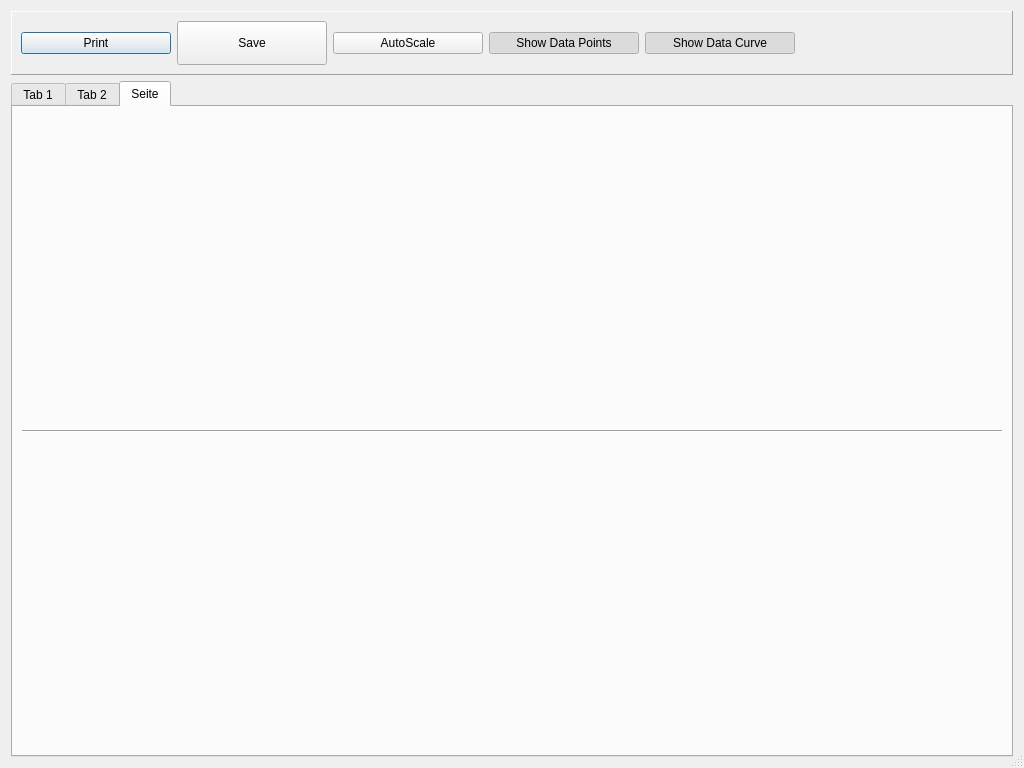
<?xml version="1.0" encoding="UTF-8"?>
<ui version="4.0">
 <class>Plot</class>
 <widget class="QDialog" name="Plot">
  <property name="geometry">
   <rect>
    <x>0</x>
    <y>0</y>
    <width>1024</width>
    <height>768</height>
   </rect>
  </property>
  <property name="minimumSize">
   <size>
    <width>800</width>
    <height>600</height>
   </size>
  </property>
  <property name="windowTitle">
   <string>Dialog</string>
  </property>
  <property name="sizeGripEnabled">
   <bool>true</bool>
  </property>
  <layout class="QVBoxLayout" name="verticalLayout">
   <item>
    <widget class="QFrame" name="frame">
     <property name="frameShape">
      <enum>QFrame::Panel</enum>
     </property>
     <property name="frameShadow">
      <enum>QFrame::Raised</enum>
     </property>
     <layout class="QHBoxLayout" name="horizontalLayout">
      <item>
       <widget class="QPushButton" name="pbPrint">
        <property name="minimumSize">
         <size>
          <width>150</width>
          <height>0</height>
         </size>
        </property>
        <property name="text">
         <string>Print</string>
        </property>
        <property name="icon">
         <iconset resource="Pics.qrc">
          <normaloff>:/new/Icons/pics/Print.png</normaloff>:/new/Icons/pics/Print.png</iconset>
        </property>
        <property name="iconSize">
         <size>
          <width>35</width>
          <height>35</height>
         </size>
        </property>
       </widget>
      </item>
      <item>
       <widget class="QPushButton" name="pbSave">
        <property name="minimumSize">
         <size>
          <width>150</width>
          <height>44</height>
         </size>
        </property>
        <property name="text">
         <string>Save</string>
        </property>
        <property name="icon">
         <iconset resource="Pics.qrc">
          <normaloff>:/new/Icons/pics/Save.png</normaloff>:/new/Icons/pics/Save.png</iconset>
        </property>
        <property name="iconSize">
         <size>
          <width>30</width>
          <height>30</height>
         </size>
        </property>
       </widget>
      </item>
      <item>
       <widget class="QPushButton" name="pbAutoScale">
        <property name="minimumSize">
         <size>
          <width>150</width>
          <height>0</height>
         </size>
        </property>
        <property name="text">
         <string>AutoScale</string>
        </property>
        <property name="icon">
         <iconset resource="Pics.qrc">
          <normaloff>:/new/Icons/pics/AutoScale.png</normaloff>:/new/Icons/pics/AutoScale.png</iconset>
        </property>
        <property name="iconSize">
         <size>
          <width>35</width>
          <height>35</height>
         </size>
        </property>
       </widget>
      </item>
      <item>
       <widget class="QPushButton" name="pbShowDatapoints">
        <property name="minimumSize">
         <size>
          <width>150</width>
          <height>0</height>
         </size>
        </property>
        <property name="text">
         <string>Show Data Points</string>
        </property>
        <property name="icon">
         <iconset resource="Pics.qrc">
          <normaloff>:/new/Icons/pics/DoNotShowCurve.png</normaloff>:/new/Icons/pics/DoNotShowCurve.png</iconset>
        </property>
        <property name="iconSize">
         <size>
          <width>35</width>
          <height>35</height>
         </size>
        </property>
        <property name="checkable">
         <bool>true</bool>
        </property>
        <property name="checked">
         <bool>true</bool>
        </property>
       </widget>
      </item>
      <item>
       <widget class="QPushButton" name="pbShowCurve">
        <property name="minimumSize">
         <size>
          <width>150</width>
          <height>0</height>
         </size>
        </property>
        <property name="text">
         <string>Show Data Curve</string>
        </property>
        <property name="icon">
         <iconset resource="Pics.qrc">
          <normaloff>:/new/Icons/pics/DoNotShowDataPoints.png</normaloff>:/new/Icons/pics/DoNotShowDataPoints.png</iconset>
        </property>
        <property name="iconSize">
         <size>
          <width>35</width>
          <height>35</height>
         </size>
        </property>
        <property name="checkable">
         <bool>true</bool>
        </property>
        <property name="checked">
         <bool>true</bool>
        </property>
       </widget>
      </item>
      <item>
       <spacer name="horizontalSpacer">
        <property name="orientation">
         <enum>Qt::Horizontal</enum>
        </property>
        <property name="sizeHint" stdset="0">
         <size>
          <width>40</width>
          <height>20</height>
         </size>
        </property>
       </spacer>
      </item>
     </layout>
    </widget>
   </item>
   <item>
    <widget class="QTabWidget" name="qtabPlots">
     <property name="currentIndex">
      <number>2</number>
     </property>
     <widget class="QWidget" name="tab">
      <attribute name="title">
       <string>Tab 1</string>
      </attribute>
      <layout class="QVBoxLayout" name="verticalLayout_4">
       <item>
        <widget class="QCustomPlot" name="plotMagHx" native="true"/>
       </item>
       <item>
        <widget class="Line" name="line">
         <property name="orientation">
          <enum>Qt::Horizontal</enum>
         </property>
        </widget>
       </item>
       <item>
        <widget class="QCustomPlot" name="plotPhaseHx" native="true"/>
       </item>
      </layout>
     </widget>
     <widget class="QWidget" name="tab_2">
      <attribute name="title">
       <string>Tab 2</string>
      </attribute>
      <layout class="QVBoxLayout" name="verticalLayout_3">
       <item>
        <widget class="QCustomPlot" name="plotMagHy" native="true"/>
       </item>
       <item>
        <widget class="Line" name="line_2">
         <property name="orientation">
          <enum>Qt::Horizontal</enum>
         </property>
        </widget>
       </item>
       <item>
        <widget class="QCustomPlot" name="plotPhaseHy" native="true"/>
       </item>
      </layout>
     </widget>
     <widget class="QWidget" name="tab_3">
      <attribute name="title">
       <string>Seite</string>
      </attribute>
      <layout class="QVBoxLayout" name="verticalLayout_2">
       <item>
        <widget class="QCustomPlot" name="plotMagHz" native="true"/>
       </item>
       <item>
        <widget class="Line" name="line_3">
         <property name="orientation">
          <enum>Qt::Horizontal</enum>
         </property>
        </widget>
       </item>
       <item>
        <widget class="QCustomPlot" name="plotPhaseHz" native="true"/>
       </item>
      </layout>
     </widget>
    </widget>
   </item>
  </layout>
 </widget>
 <customwidgets>
  <customwidget>
   <class>QCustomPlot</class>
   <extends>QWidget</extends>
   <header>qcustomplot.h</header>
   <container>1</container>
  </customwidget>
 </customwidgets>
 <resources>
  <include location="Pics.qrc"/>
 </resources>
 <connections/>
</ui>
